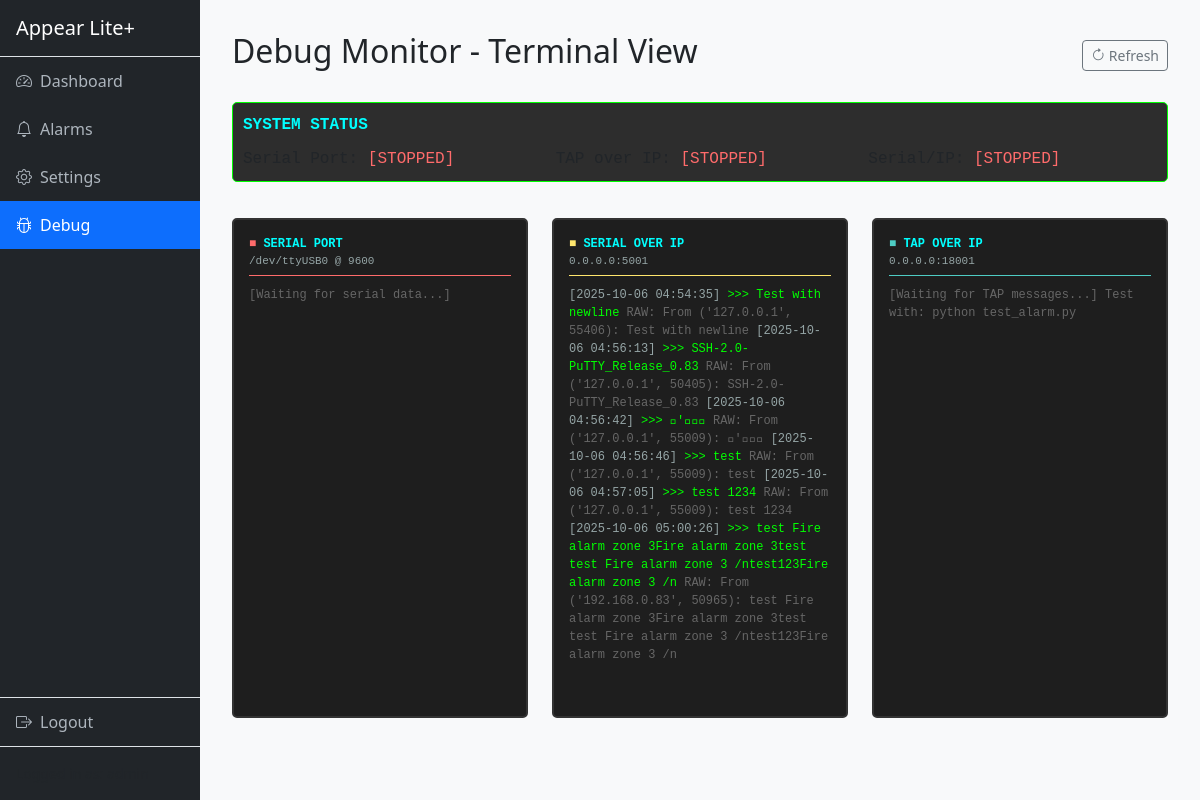
Page /debug (signed in) on the committed database.
### tables this page shows
CREATE TABLE alarms (
                id INTEGER PRIMARY KEY AUTOINCREMENT,
                source TEXT NOT NULL,
                message TEXT NOT NULL,
                raw_data TEXT,
                received_at TIMESTAMP DEFAULT CURRENT_TIMESTAMP,
                processed BOOLEAN DEFAULT 0,
                sent_to_app BOOLEAN DEFAULT 0
            );

### src/app.py (the view)
@app.route('/debug')
@login_required
def debug():
    recent_alarms = db.get_recent_alarms(limit=50)
    all_settings = db.get_all_settings()
    handler_status = {
        'serial': serial_handler.is_running() if serial_handler else False,
        'tap': tap_handler.is_running() if tap_handler else False,
        'serial_ip': serial_ip_handler.is_running() if serial_ip_handler else False
    }
    return render_template('debug.html', alarms=recent_alarms, settings=all_settings, status=handler_status, user=session['user'])

### src/app.py (called while the page is built)
def login_required(f):
    @wraps(f)
    def decorated_function(*args, **kwargs):
        if 'user' not in session:
            return redirect(url_for('login'))
        return f(*args, **kwargs)
    return decorated_function

### src/database/db.py (called while the page is built)
    def get_connection(self):
        conn = sqlite3.connect(self.db_path)
        conn.row_factory = sqlite3.Row
        return conn

    def get_all_settings(self):
        conn = self.get_connection()
        cursor = conn.cursor()
        cursor.execute('SELECT * FROM settings ORDER BY key')
        settings = cursor.fetchall()
        conn.close()
        return settings

    def get_recent_alarms(self, limit=100):
        conn = self.get_connection()
        cursor = conn.cursor()
        cursor.execute('''
            SELECT * FROM alarms
            ORDER BY received_at DESC
            LIMIT ?
        ''', (limit,))
        alarms = cursor.fetchall()
        conn.close()
        return alarms

### src/handlers/serial_handler.py (called while the page is built)
    def is_running(self):
        return self.running and self.thread and self.thread.is_alive()

### src/handlers/serial_ip_handler.py (called while the page is built)
    def is_running(self):
        return self.running and self.thread and self.thread.is_alive()

### src/handlers/tap_handler.py (called while the page is built)
    def is_running(self):
        return self.running and self.thread and self.thread.is_alive()

### src/templates/debug.html (shortened to what this page needs)
{% extends "base.html" %}
{% block content %}
<div class="d-flex justify-content-between align-items-center mb-4">
    <h2>Debug Monitor - Terminal View</h2>
    <button class="btn btn-sm btn-outline-secondary" onclick="location.reload()">
        <i class="bi bi-arrow-clockwise"></i> Refresh
    </button>
</div>
<div class="row">
    <div class="col-12 mb-3">
        <div class="status-box">
            <div style="color: #00ffff; font-weight: bold; margin-bottom: 10px;">SYSTEM STATUS</div>
            <div class="row">
                <div class="col-md-4">
                    {% if status.serial %}
                        <span class="status-running">[RUNNING]</span> {{ settings|selectattr('key', 'equalto', 'serial_port')|map(attribute='value')|first }} @ {{ settings|selectattr('key', 'equalto', 'serial_baud_rate')|map(attribute='value')|first }}
                    {% else %}
                        <span class="status-stopped">[STOPPED]</span>
                    {% endif %}
                </div>
                <div class="col-md-4">
                    {% if status.tap %}
                        <span class="status-running">[RUNNING]</span> {{ settings|selectattr('key', 'equalto', 'tap_host')|map(attribute='value')|first }}:{{ settings|selectattr('key', 'equalto', 'tap_port')|map(attribute='value')|first }}
                    {% else %}
                        <span class="status-stopped">[STOPPED]</span>
                    {% endif %}
                </div>
                <div class="col-md-4">
                    {% if status.serial_ip %}
                        <span class="status-running">[RUNNING]</span> {{ settings|selectattr('key', 'equalto', 'serial_ip_host')|map(attribute='value')|first }}:{{ settings|selectattr('key', 'equalto', 'serial_ip_port')|map(attribute='value')|first }}
                    {% else %}
                        <span class="status-stopped">[STOPPED]</span>
                    {% endif %}
                </div>
            </div>
        </div>
    </div>
</div>
<div class="row">
    <div class="col-md-4 mb-4">
        <div class="terminal" id="terminal-serial">
            <div class="terminal-header" style="border-color: #ff6b6b;">
                <span class="log-serial">■</span> SERIAL PORT
                <div style="color: #95a5a6; font-size: 11px; font-weight: normal;">
                    {{ settings|selectattr('key', 'equalto', 'serial_port')|map(attribute='value')|first }} @ {{ settings|selectattr('key', 'equalto', 'serial_baud_rate')|map(attribute='value')|first }}
                </div>
            </div>
            {% set serial_alarms = alarms|selectattr('source', 'equalto', 'serial')|list %}
            {% if serial_alarms %}
                {% for alarm in serial_alarms|reverse %}
<span class="log-timestamp">[{{ alarm.received_at }}]</span>
<span class="log-data">>>> {{ alarm.message }}</span>
{% if alarm.raw_data and alarm.raw_data != alarm.message %}<span style="color: #666;">RAW: {{ alarm.raw_data }}</span>
{% endif %}
                {% endfor %}
            {% else %}
<span style="color: #666;">[Waiting for serial data...]</span>
            {% endif %}
        </div>
    </div>
    <div class="col-md-4 mb-4">
        <div class="terminal" id="terminal-serial-ip">
            <div class="terminal-header" style="border-color: #ffe66d;">
                <span class="log-serial-ip">■</span> SERIAL OVER IP
                <div style="color: #95a5a6; font-size: 11px; font-weight: normal;">
                    {{ settings|selectattr('key', 'equalto', 'serial_ip_host')|map(attribute='value')|first }}:{{ settings|selectattr('key', 'equalto', 'serial_ip_port')|map(attribute='value')|first }}
                </div>
            </div>
            {% set serial_ip_alarms = alarms|selectattr('source', 'equalto', 'serial_ip')|list %}
            {% if serial_ip_alarms %}
                {% for alarm in serial_ip_alarms|reverse %}
<span class="log-timestamp">[{{ alarm.received_at }}]</span>
<span class="log-data">>>> {{ alarm.message }}</span>
{% if alarm.raw_data and alarm.raw_data != alarm.message %}<span style="color: #666;">RAW: {{ alarm.raw_data }}</span>
{% endif %}
                {% endfor %}
            {% else %}
<span style="color: #666;">[Waiting for TCP connections...]
Test with:
  telnet localhost {{ settings|selectattr('key', 'equalto', 'serial_ip_port')|map(attribute='value')|first }}
Or Hercules TCP Client</span>
            {% endif %}
        </div>
    </div>
    <div class="col-md-4 mb-4">
        <div class="terminal" id="terminal-tap">
            <div class="terminal-header" style="border-color: #4ecdc4;">
                <span class="log-tap">■</span> TAP OVER IP
                <div style="color: #95a5a6; font-size: 11px; font-weight: normal;">
                    {{ settings|selectattr('key', 'equalto', 'tap_host')|map(attribute='value')|first }}:{{ settings|selectattr('key', 'equalto', 'tap_port')|map(attribute='value')|first }}
                </div>
            </div>
            {% set tap_alarms = alarms|selectattr('source', 'equalto', 'tap')|list %}
            {% if tap_alarms %}
                {% for alarm in tap_alarms|reverse %}
<span class="log-timestamp">[{{ alarm.received_at }}]</span>
<span class="log-data">>>> {{ alarm.message }}</span>
{% if alarm.raw_data and alarm.raw_data != alarm.message %}<span style="color: #666;">RAW: {{ alarm.raw_data }}</span>
{% endif %}
                {% endfor %}
            {% else %}
<span style="color: #666;">[Waiting for TAP messages...]
Test with:
  python test_alarm.py</span>
            {% endif %}
        </div>
    </div>
</div>
{% endblock %}

### src/templates/base.html (style rules this page uses)
body { min-height: 100vh; background-color: #f8f9fa; }

### src/templates/debug.html (style rules this page uses)
.terminal { background-color: #1e1e1e; color: #00ff00; font-family: 'Courier New', monospace; padding: 15px; border-radius: 5px; height: 500px; overflow-y: auto; font-size: 12px; line-height: 1.5; border: 2px solid #333; }
.terminal-header { color: #00ffff; font-weight: bold; margin-bottom: 10px; border-bottom: 1px solid #00ff00; padding-bottom: 5px; }
.log-serial { color: #ff6b6b; }
.log-tap { color: #4ecdc4; }
.log-serial-ip { color: #ffe66d; }
.log-timestamp { color: #95a5a6; }
.log-data { color: #00ff00; }
.status-box { background-color: #2d2d2d; border: 1px solid #00ff00; padding: 10px; border-radius: 5px; margin-bottom: 20px; font-family: 'Courier New', monospace; }
.status-stopped { color: #ff6b6b; }

### rows in the picture
alarms: received_at "2025-10-06 04:54:35", message "Test with newline", raw_data "From ('127.0.0.1', 55406): Test with newline"
alarms: received_at "2025-10-06 04:56:13", message "SSH-2.0-PuTTY_Release_0.83", raw_data "From ('127.0.0.1', 50405): SSH-2.0-PuTTY_Release_0.83"
alarms: received_at "2025-10-06 04:56:42", message "\u0018'\u0001\u0003\u0003", raw_data "From ('127.0.0.1', 55009): \u0018'\u0001\u0003\u0003"
alarms: received_at "2025-10-06 04:56:46", message "test", raw_data "From ('127.0.0.1', 55009): test"
alarms: received_at "2025-10-06 04:57:05", message "test 1234", raw_data "From ('127.0.0.1', 55009): test 1234"
alarms: received_at "2025-10-06 05:00:26", message "test Fire alarm zone 3Fire alarm zone 3test test Fire alarm zone 3 /ntest123Fire alarm zone 3 /n", raw_data "From ('192.168.0.83', 50965): test Fire alarm zone 3Fire alarm zone 3test test Fire alarm zone 3 /ntest123Fire alarm zone 3 /n"
